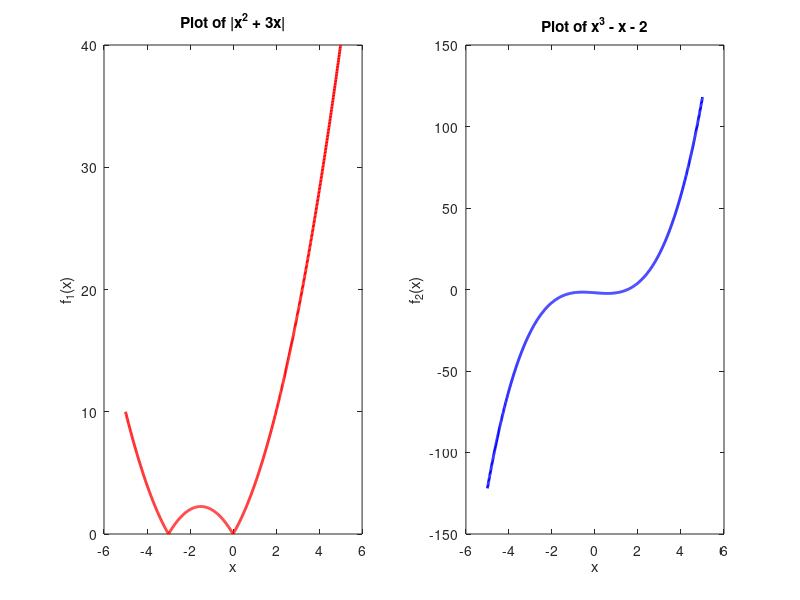
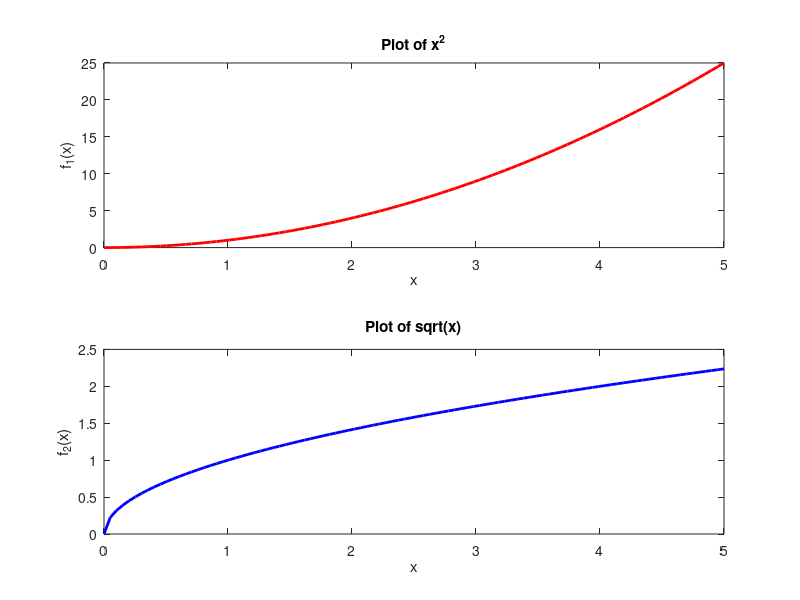
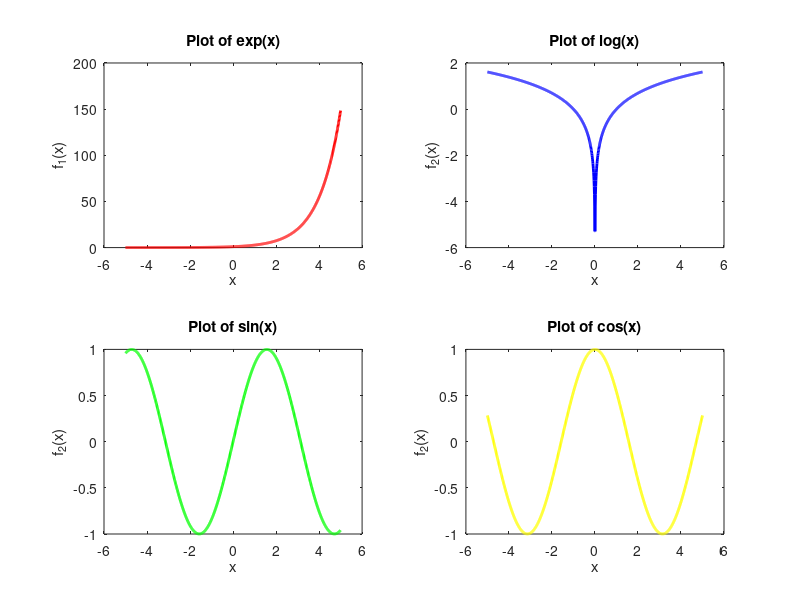

The MATLAB script that drew these images, in order:
% Bai tap 1.11

% Define the range of x values
x = linspace(-5, 5, 1000);

% a)
% Define the functions
f1 = abs(x.^2 + 3*x);
f2 = x.^3 - x - 2;

% Create a figure with two subplots side by side
figure;

% Plot f1 in the first subplot
subplot(1, 2, 1);
plot(x, f1, 'r', 'LineWidth', 2); % Plot f1 in red
xlabel('x');
ylabel('f_1(x)');
title('Plot of |x^2 + 3x|');

% Plot f2 in the second subplot
subplot(1, 2, 2);
plot(x, f2, 'b', 'LineWidth', 2); % Plot f2 in blue
xlabel('x');
ylabel('f_2(x)');
title('Plot of x^3 - x - 2');

% b)
% Define the range of x values
x = linspace(0, 5, 100);

% Define the functions
f1 = x.^2;
f2 = sqrt(x);

% Create a figure with two subplots stacked vertically
figure;

% Plot f1 (x^2) in the upper subplot
subplot(2, 1, 1);
plot(x, f1, 'r', 'LineWidth', 2); % Plot f1 in red
xlabel('x');
ylabel('f_1(x)');
title('Plot of x^2');

% Plot f2 (sqrt(x)) in the lower subplot
subplot(2, 1, 2);
plot(x, f2, 'b', 'LineWidth', 2); % Plot f2 in blue
xlabel('x');
ylabel('f_2(x)');
title('Plot of sqrt(x)');

% c)
% Define the range of x values
x = linspace(-5, 5, 1000);

% Define functions
f1 = exp(x);
f2 = log(x);
f3 = sin(x);
f4 = cos(x);

% Create a figure with two subplots side by side
figure;

% Plot f1 in the first subplot
subplot(2, 2, 1);
plot(x, f1, 'r', 'LineWidth', 2); % Plot f1 in red
xlabel('x');
ylabel('f_1(x)');
title('Plot of exp(x)');

% Plot f2 in the second subplot
subplot(2, 2, 2);
plot(x, f2, 'b', 'LineWidth', 2); % Plot f2 in blue
xlabel('x');
ylabel('f_2(x)');
title('Plot of log(x)');

% Plot f3 in the second subplot
subplot(2, 2, 3);
plot(x, f3, 'g', 'LineWidth', 2); % Plot f2 in blue
xlabel('x');
ylabel('f_2(x)');
title('Plot of sin(x)');

% Plot f3 in the second subplot
subplot(2, 2, 4);
plot(x, f4, 'y', 'LineWidth', 2); % Plot f2 in blue
xlabel('x');
ylabel('f_2(x)');
title('Plot of cos(x)');

